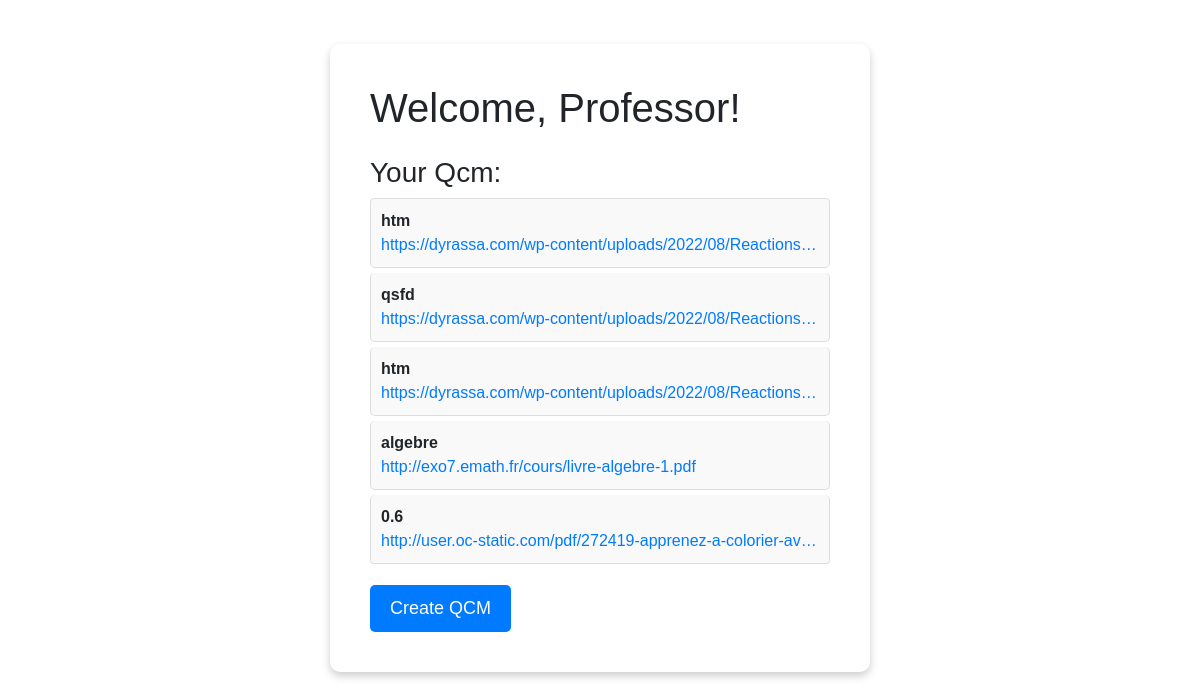
Page /prof (signed in) on the earlier database version.
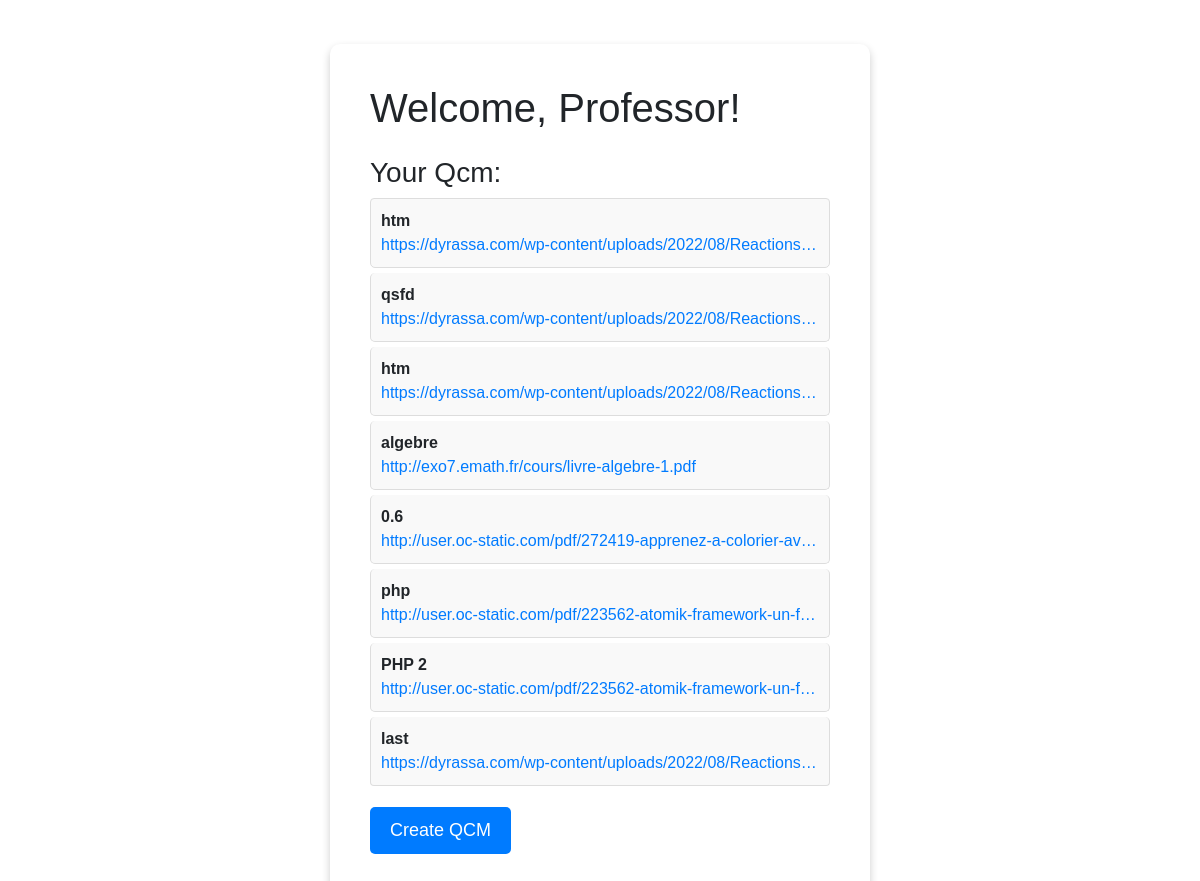
Same page on the later database version.
### app.py (models this page shows, shortened)
class Course(db.Model):
    id = db.Column(db.Integer, primary_key=True)
    pdf_url = db.Column(db.String(200), nullable=False)
    num_qst = db.Column(db.Integer, nullable=False)
    name = db.Column(db.String(200), nullable=False)
    prof_id = db.Column(db.Integer, db.ForeignKey('prof.id'))

### app.py (the view)
@app.route('/prof', methods=['GET'])
def prof():
    professor = Prof.query.filter_by(username=session['username']).first()
    courses = Course.query.filter_by(prof_id=professor.id).all()
    return render_template('prof/index.html', professor=professor, courses=courses)

### templates/prof/index.html (shortened to what this page needs)
<!DOCTYPE html>
<html>
<head>
    <link rel="stylesheet" href="https://maxcdn.bootstrapcdn.com/bootstrap/4.5.2/css/bootstrap.min.css">
</head>
<body>
    <div class="container mt-4">
        <div class="row justify-content-center">
            <div class="col-md-6">
                <div class="card">
                    <div class="card-body">
                        <h1 class="mb-4">Welcome, Professor!</h1>
                        <h3>Your Qcm:</h3>
                        <ul class="list-group">
                            {% for qcm in courses %}
                            <li class="list-group-item"><strong>{{ qcm.name  }}</strong><a href="{{ qcm.pdf_url }}">{{ qcm.pdf_url }}</a></li>
                            {% endfor %}
                        </ul>
                        <a href="/prof/qcm" class="btn btn-primary create-course-btn mt-3">Create QCM</a>
                    </div>
                </div>
            </div>
        </div>
    </div>
</body>
</html>

Differences in the rows shown:
added Course: name "php", pdf_url "http://user.oc-static.com/pdf/223562-atomik-framework-un-f…"
added Course: name "PHP 2", pdf_url "http://user.oc-static.com/pdf/223562-atomik-framework-un-f…"
added Course: name "last", pdf_url "https://dyrassa.com/wp-content/uploads/2022/08/Reactions…"
